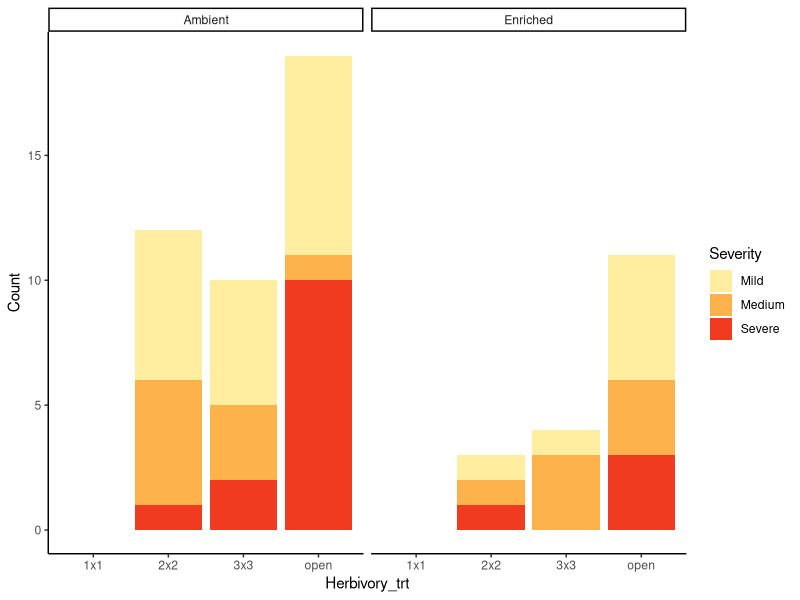
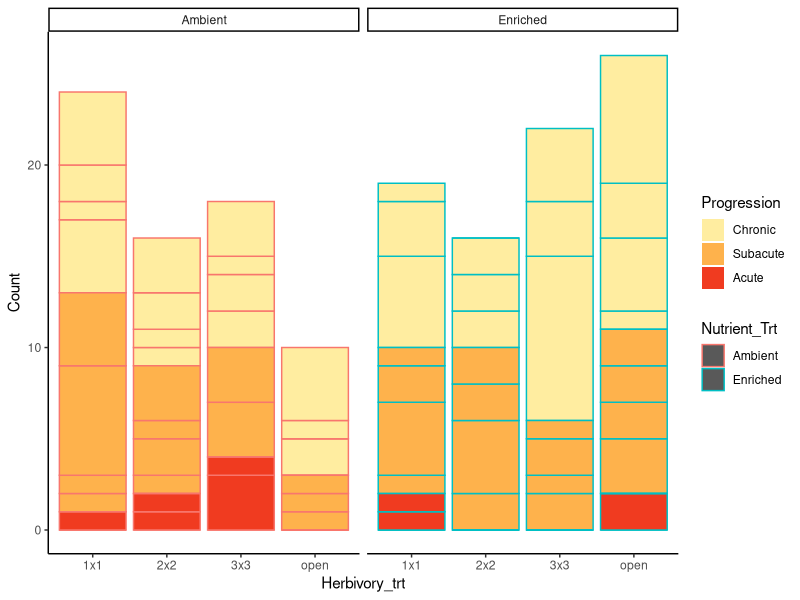
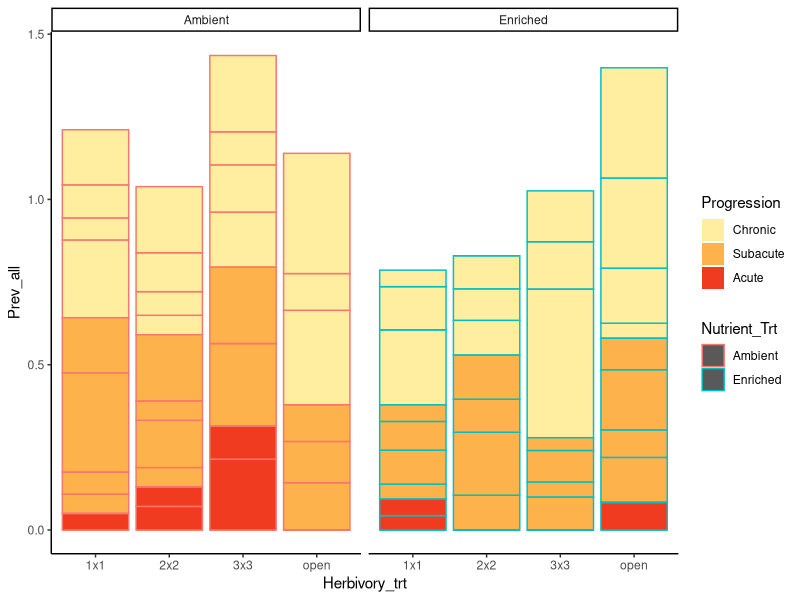
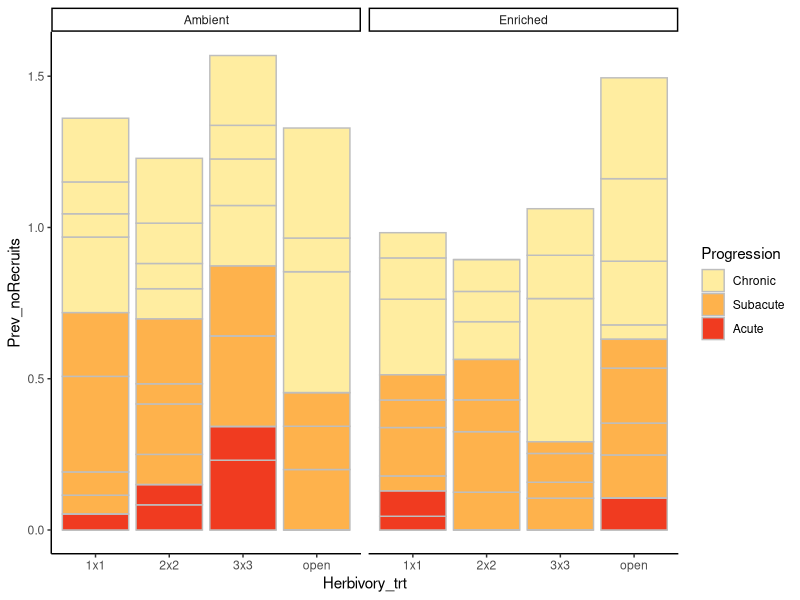
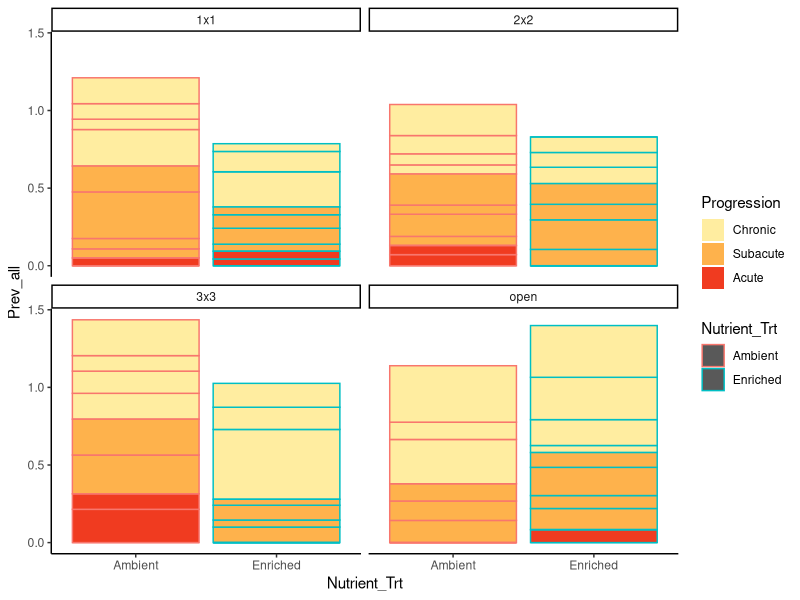
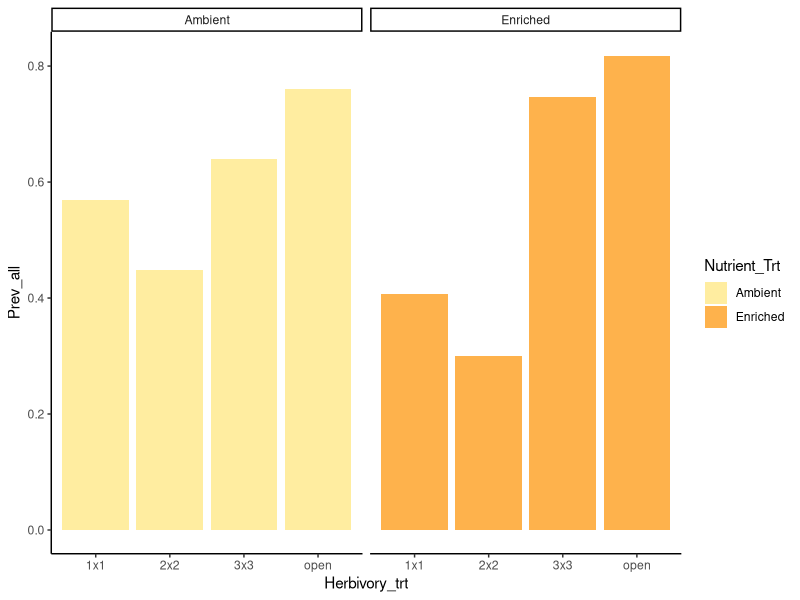
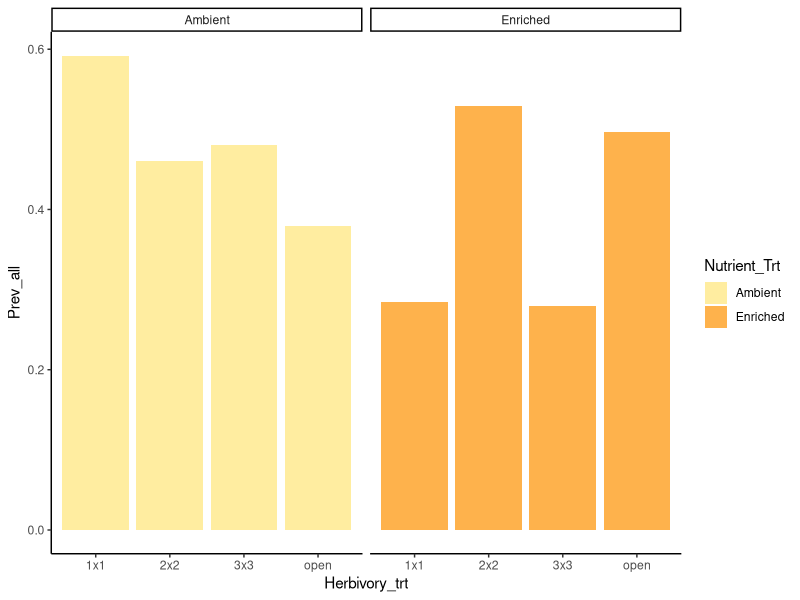
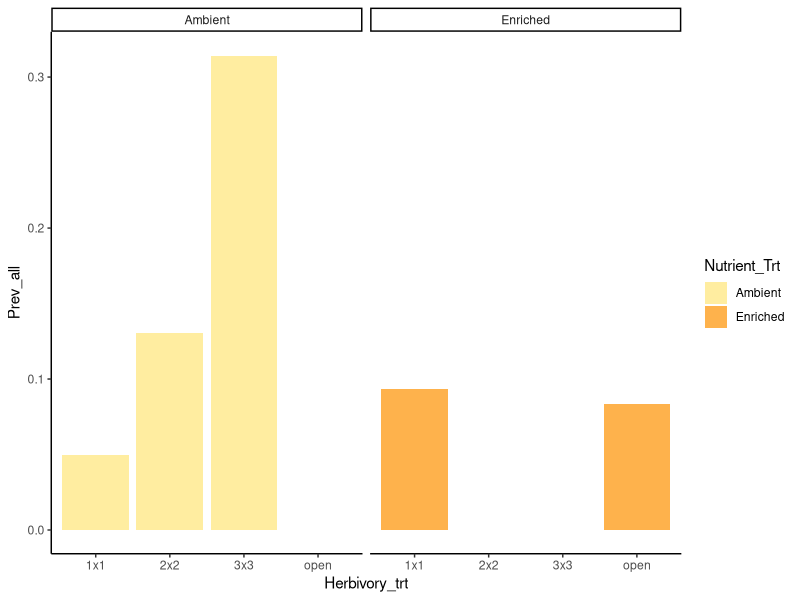

Recreate these plots in R, in order. (Note: this script raises an error after producing the figures.)
## ---- chunk 1
knitr::opts_chunk$set(echo = TRUE)


require(here)
require(tidyverse)
require(RColorBrewer)
## ---- chunk 2
surveys <- read_csv("data/disease_surveys.csv")
colony_counts <- read_csv("data/colony_counts_T12.csv")
## ---- chunk 3
surveys %>% 
  filter(Genus == "Pavona" & Suspected_disease == "EH") %>% 
  # start looking without thinking about size?
  group_by(Block, Herbivory_trt, Progression) %>% 
  summarize(Count = n()) %>% 
  pivot_wider(names_from = Progression, values_from = Count) %>% 
  full_join(colony_counts) %>%
  filter(Disturbance_Trt == "Intact") %>% 
  mutate(Medium = replace_na(Medium, 0),
         Mild = replace_na(Mild, 0),
         Severe = replace_na(Severe, 0)) %>% 
  ungroup() %>% 
  select(-Pocillopora_colonies, -Poc_norecruits, -Acropora_colonies, -Notes) %>% 
  pivot_longer(cols = c("Medium", "Mild", "Severe"),
               names_to = "Severity",
               values_to = "Count") %>% 
  # reorder factors
  mutate(Herbivory_trt = factor(Herbivory_trt, levels = c("1x1", "2x2", "3x3", "open"))) %>% 
  mutate(Severity = factor(Severity, levels = c("Mild", "Medium", "Severe"))) -> pavEH
## ---- chunk 4
pavEH %>% 
  ggplot(aes(x = Herbivory_trt, y = Count, fill = Severity)) +
  geom_bar(stat = "identity") +
  scale_fill_manual(values = brewer.pal(n = 3, name = "YlOrRd")) +
  theme_classic() + 
  facet_wrap(~Nutrient_Trt)
## ---- chunk 5
# what are our options here?
surveys %>% 
  filter(Genus == "Pocillopora") %>% 
  select(Suspected_disease) %>% unique() %>% arrange() %>% view()


## ---- chunk 6

surveys %>% 
  filter(Genus == "Pocillopora" & (Suspected_disease == "TL_ciliate" | Suspected_disease == "TL")) %>% 
  # start looking without thinking about size?
  group_by(Block, Herbivory_trt, Progression) %>% 
  summarize(Count = n()) %>% 
  pivot_wider(names_from = Progression, values_from = Count) %>% 
  full_join(colony_counts) %>%
  filter(Disturbance_Trt == "Intact") %>% 
  mutate(Acute = replace_na(Acute, 0),
         Subacute = replace_na(Subacute, 0),
         Chronic = replace_na(Chronic, 0)) %>% 
  ungroup() %>% 
  select(-Acropora_colonies, -Notes) %>% 
  pivot_longer(cols = c("Acute", "Subacute", "Chronic"),
               names_to = "Progression",
               values_to = "Count") %>% 
  # reorder factors
  mutate(Herbivory_trt = factor(Herbivory_trt, levels = c("1x1", "2x2", "3x3", "open"))) %>% 
  mutate(Progression = factor(Progression, levels = c("Chronic", "Subacute", "Acute"))) %>% 
  # get prevalences
  mutate(Prev_all = Count/Pocillopora_colonies,
         Prev_noRecruits = Count/Poc_norecruits) -> pocTL
  

## ---- chunk 7
pocTL %>% 
  ggplot(aes(x = Herbivory_trt, y = Count, fill = Progression, color = Nutrient_Trt,)) +
  geom_bar(stat = "identity") +
  scale_fill_manual(values = brewer.pal(n = 3, name = "YlOrRd")) +
  theme_classic() + 
  facet_wrap(~Nutrient_Trt)
## ---- chunk 8
pocTL %>% 
  ggplot(aes(x = Herbivory_trt, y = Prev_all, fill = Progression, color = Nutrient_Trt,)) +
  geom_bar(stat = "identity") +
  scale_fill_manual(values = brewer.pal(n = 3, name = "YlOrRd")) +
  theme_classic() + 
  facet_wrap(~Nutrient_Trt)
## ---- chunk 9
pocTL %>% 
  ggplot(aes(x = Herbivory_trt, y = Prev_noRecruits, fill = Progression)) +
  geom_bar(stat = "identity", color = "gray") +
  scale_fill_manual(values = brewer.pal(n = 3, name = "YlOrRd")) +
  theme_classic() + 
  facet_wrap(~Nutrient_Trt)
## ---- chunk 10
pocTL %>% 
  ggplot(aes(x = Nutrient_Trt, y = Prev_all, color = Nutrient_Trt, fill = Progression)) +
  geom_bar(stat = "identity") +
  scale_fill_manual(values = brewer.pal(n = 3, name = "YlOrRd")) +
  theme_classic() + 
  facet_wrap(~Herbivory_trt)
## ---- chunk 11

pocTL %>% 
  filter(Progression == "Chronic") %>% 
  ggplot(aes(x = Herbivory_trt, y = Prev_all, fill =  Nutrient_Trt)) +
  geom_bar(stat = "identity") +
  scale_fill_manual(values = brewer.pal(n = 3, name = "YlOrRd")) +
  theme_classic() + 
  facet_wrap(~Nutrient_Trt)

## ---- chunk 12

pocTL %>% 
  filter(Progression == "Subacute") %>% 
  ggplot(aes(x = Herbivory_trt, y = Prev_all, fill =  Nutrient_Trt)) +
  geom_bar(stat = "identity") +
  scale_fill_manual(values = brewer.pal(n = 3, name = "YlOrRd")) +
  theme_classic() + 
  facet_wrap(~Nutrient_Trt)

## ---- chunk 13

pocTL %>% 
  filter(Progression == "Acute") %>% 
  ggplot(aes(x = Herbivory_trt, y = Prev_all, fill =  Nutrient_Trt)) +
  geom_bar(stat = "identity") +
  scale_fill_manual(values = brewer.pal(n = 3, name = "YlOrRd")) +
  theme_classic() + 
  facet_wrap(~Nutrient_Trt)

## ---- chunk 14

pocTL %>% 
  filter(Progression == "Acute" | Progression == "Subacute") %>% 
  ggplot(aes(x = Herbivory_trt, y = Prev_all, fill = Progression, color = Nutrient_Trt,)) +
  geom_bar(stat = "identity") +
  scale_fill_manual(values = brewer.pal(n = 3, name = "YlOrRd")) +
  theme_classic() + 
  facet_wrap(~Nutrient_Trt)

## ---- chunk 15
surveys %>% 
  filter(Genus == "Pocillopora" & (Suspected_disease == "TL_ciliate" | Suspected_disease == "TL")) %>% 
  # start looking without thinking about size?
  group_by(Block, Herbivory_trt) %>% 
  summarize(Count = n()) %>% 
  full_join(colony_counts) %>%
  filter(Disturbance_Trt == "Intact") %>% 
  ungroup() %>% 
  select(-Acropora_colonies, -Notes) %>% 
  mutate(Herbivory_trt = factor(Herbivory_trt, levels = c("1x1", "2x2", "3x3", "open"))) %>% 
  # get prevalences
  mutate(Prev_all = Count/Pocillopora_colonies,
         Prev_noRecruits = Count/Poc_norecruits) -> pocTLmod
## ---- chunk 16
mPoc <- glm(Count ~ Herbivory_trt + Nutrient_Trt + Herbivory_trt:Nutrient_Trt + offset(log(Pocillopora_colonies)), 
    family = poisson(link = "log"),
    data = pocTLmod)
  summary(mPoc) # stepwise selection just selects for nutrient enrichment
## ---- chunk 17
surveys %>% 
  filter(Genus == "Pocillopora" & (Suspected_disease == "TL_ciliate")) %>%
  # start looking without thinking about size?
  group_by(Block, Herbivory_trt, Progression) %>% 
  summarize(Count = n()) %>% 
  pivot_wider(names_from = Progression, values_from = Count) %>% 
  full_join(colony_counts) %>%
  filter(Disturbance_Trt == "Intact") %>% 
  mutate(#Acute = replace_na(Acute, 0),
         Subacute = replace_na(Subacute, 0),
         Chronic = replace_na(Chronic, 0)) %>% 
  ungroup() %>% 
  select(-Acropora_colonies, -Notes) %>% 
  pivot_longer(cols = c( "Subacute", "Chronic"), 
               names_to = "Progression",
               values_to = "Count") %>% 
  # reorder factors
  mutate(Herbivory_trt = factor(Herbivory_trt, levels = c("1x1", "2x2", "3x3", "open"))) %>% 
  mutate(Progression = factor(Progression, levels = c("Chronic", "Subacute"))) %>% 
  # get prevalences
  mutate(Prev_all = Count/Pocillopora_colonies,
         Prev_noRecruits = Count/Poc_norecruits) -> pocTLcil
  

## ---- chunk 18
pocTLcil %>% 
  ggplot(aes(x = Herbivory_trt, y = Count, fill = Progression, color = Nutrient_Trt,)) +
  geom_bar(stat = "identity") +
  scale_fill_manual(values = brewer.pal(n = 3, name = "YlOrRd")) +
  theme_classic() + 
  facet_wrap(~Nutrient_Trt)
## ---- chunk 19
pocTLcil %>% 
  ggplot(aes(x = Herbivory_trt, y = Prev_all, fill = Progression, color = Nutrient_Trt,)) +
  geom_bar(stat = "identity") +
  scale_fill_manual(values = brewer.pal(n = 3, name = "YlOrRd")) +
  theme_classic() + 
  facet_wrap(~Nutrient_Trt)
## ---- chunk 20
pocTLcil %>% 
  ggplot(aes(x = Herbivory_trt, y = Prev_noRecruits, fill = Progression)) +
  geom_bar(stat = "identity", color = "gray") +
  scale_fill_manual(values = brewer.pal(n = 3, name = "YlOrRd")) +
  theme_classic() + 
  facet_wrap(~Nutrient_Trt)
## ---- chunk 21
pocTLcil %>% 
  ggplot(aes(x = Nutrient_Trt, y = Prev_all, color = Nutrient_Trt, fill = Progression)) +
  geom_bar(stat = "identity") +
  scale_fill_manual(values = brewer.pal(n = 3, name = "YlOrRd")) +
  theme_classic() + 
  facet_wrap(~Herbivory_trt)
## ---- chunk 22

pocTLcil %>% 
  filter(Progression == "Chronic") %>% 
  ggplot(aes(x = Herbivory_trt, y = Prev_all, fill =  Nutrient_Trt)) +
  geom_bar(stat = "identity") +
  scale_fill_manual(values = brewer.pal(n = 3, name = "YlOrRd")) +
  theme_classic() + 
  facet_wrap(~Nutrient_Trt)

## ---- chunk 23

pocTLcil %>% 
  filter(Progression == "Subacute") %>% 
  ggplot(aes(x = Herbivory_trt, y = Prev_all, fill =  Nutrient_Trt)) +
  geom_bar(stat = "identity") +
  scale_fill_manual(values = brewer.pal(n = 3, name = "YlOrRd")) +
  theme_classic() + 
  facet_wrap(~Nutrient_Trt)

## ---- chunk 24

pocTLcil %>% 
  filter(Progression == "Acute") %>% 
  ggplot(aes(x = Herbivory_trt, y = Prev_all, fill =  Nutrient_Trt)) +
  geom_bar(stat = "identity") +
  scale_fill_manual(values = brewer.pal(n = 3, name = "YlOrRd")) +
  theme_classic() + 
  facet_wrap(~Nutrient_Trt)

## ---- chunk 25

pocTLcil %>% 
  filter(Progression == "Acute" | Progression == "Subacute") %>% 
  ggplot(aes(x = Herbivory_trt, y = Prev_all, fill = Progression, color = Nutrient_Trt,)) +
  geom_bar(stat = "identity") +
  scale_fill_manual(values = brewer.pal(n = 3, name = "YlOrRd")) +
  theme_classic() + 
  facet_wrap(~Nutrient_Trt)

## ---- chunk 26
surveys %>% 
  filter(Genus == "Pocillopora" & (Suspected_disease == "TL_ciliate" )) %>% 
  # start looking without thinking about size?
  group_by(Block, Herbivory_trt) %>% 
  summarize(Count = n()) %>% 
  full_join(colony_counts) %>%
  filter(Disturbance_Trt == "Intact") %>% 
  ungroup() %>% 
  select(-Acropora_colonies, -Notes) %>% 
  mutate(Herbivory_trt = factor(Herbivory_trt, levels = c("1x1", "2x2", "3x3", "open"))) %>% 
  # get prevalences
  mutate(Prev_all = Count/Pocillopora_colonies,
         Prev_noRecruits = Count/Poc_norecruits) -> pocTLcilmod
## ---- chunk 27
mPocCil <- glm(Count ~ Herbivory_trt + offset(log(Pocillopora_colonies)), 
    family = poisson(link = "log"),
    data = pocTLcilmod)
  summary(mPocCil) # a stepwise selection selects for herbivory treatment
